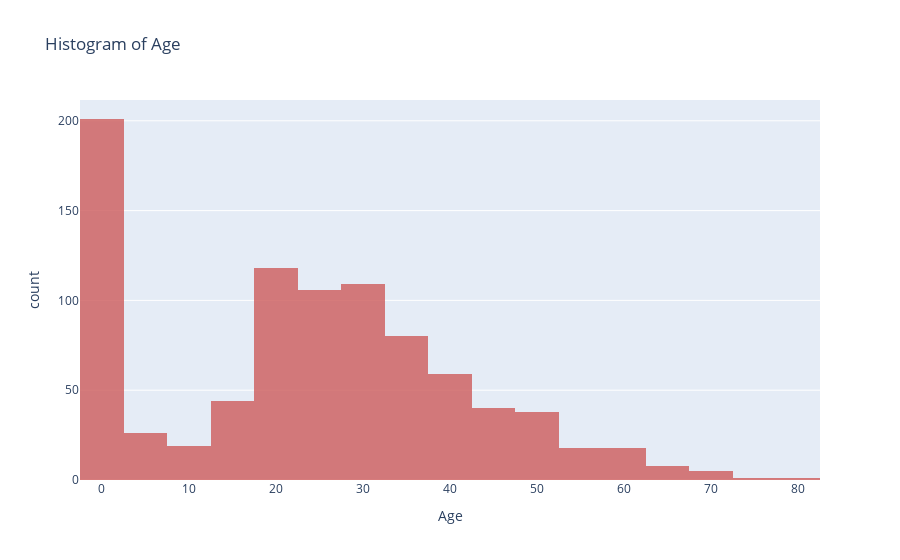

This figure's notebook cell:
### Code cell
q1 = px.histogram(data, x="Age", nbins=20, 
                title='Histogram of Age',
                opacity=0.8,
                color_discrete_sequence=['indianred'])
q1.show()

### Figure 1 — Plotly figure (JSON) as saved in the notebook; plotly's stock layout.template omitted (floating-point values rounded to 4 significant figures; data arrays with more than 128 entries replaced by an {"elided": "..."} marker saying what was removed)
{"data": [{"alignmentgroup": "True", "bingroup": "x", "hovertemplate": "Age=%{x}<br>count=%{y}<extra></extra>", "legendgroup": "", "marker": {"color": "indianred", "opacity": 0.8}, "name": "", "nbinsx": 20, "offsetgroup": "", "orientation": "v", "showlegend": false, "type": "histogram", "x": {"elided": "891 float values"}, "xaxis": "x", "yaxis": "y"}], "layout": {"barmode": "relative", "legend": {"tracegroupgap": 0}, "title": {"text": "Histogram of Age"}, "xaxis": {"anchor": "y", "domain": [0, 1], "title": {"text": "Age"}}, "yaxis": {"anchor": "x", "domain": [0, 1], "title": {"text": "count"}}}}
